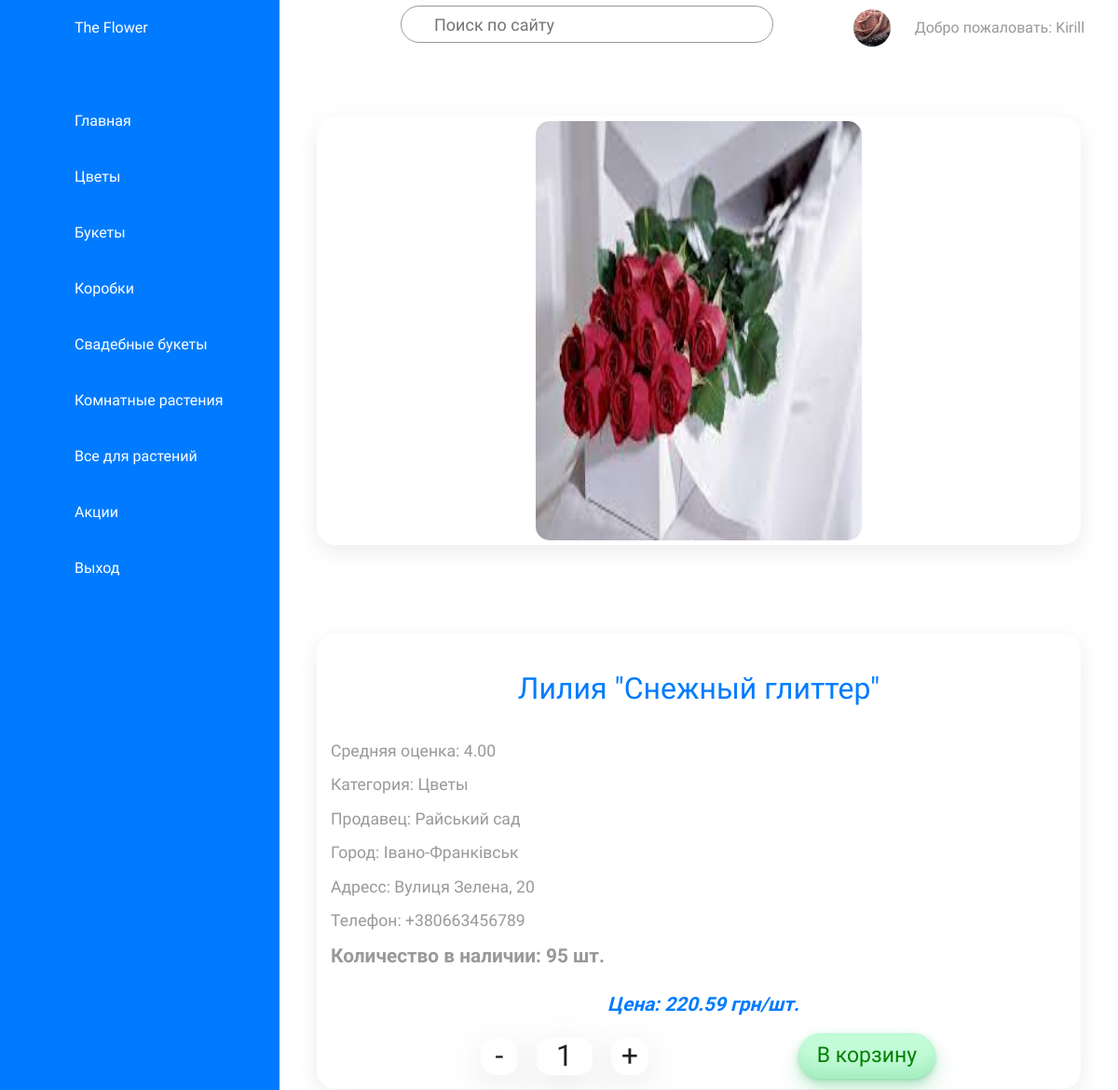
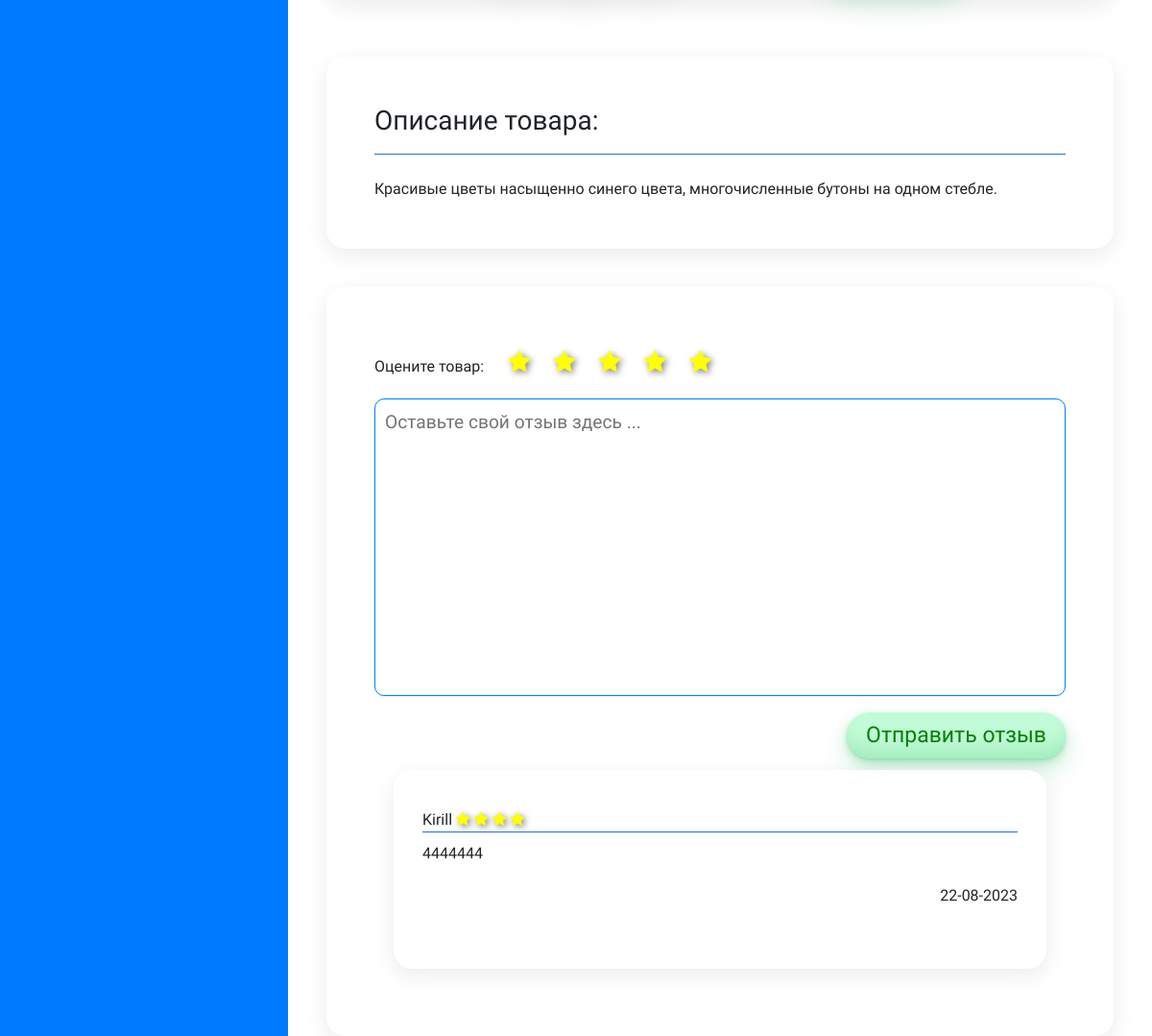
/category/details/143/16/ (signed in), run on the app's committed database (2 pictures, top to bottom).
### products/models.py (models this page shows, shortened)
class Category(models.Model):
    category = models.CharField(max_length=200)
    image = models.ImageField(upload_to='categories', blank=True, null=True)
    icon = models.CharField(max_length=50)
    def __str__(self):
        return self.category
    class Meta:
        verbose_name = "category"
        verbose_name_plural = "categories"

class Product(models.Model):
    title = models.CharField(max_length=200)
    description = models.TextField(blank=True, null=True)
    amount = models.PositiveIntegerField()
    price = models.DecimalField(max_digits=10, decimal_places=2)
    image = models.ImageField(upload_to='products', blank=True, null=True)
    shop_id = models.ForeignKey('shops.Shop', on_delete=models.CASCADE)
    category_id = models.ForeignKey(Category, on_delete=models.CASCADE)
    class Meta:
        verbose_name = "product"
        verbose_name_plural = "products"

class Review(models.Model):
    review = models.TextField(blank=True, null=True)
    stars = models.PositiveSmallIntegerField()
    date = models.DateField(auto_now_add=True, blank=True)
    shop_id = models.ForeignKey('shops.Shop', on_delete=models.CASCADE)
    product_id = models.ForeignKey(Product, on_delete=models.CASCADE)
    user_id = models.ForeignKey('users.CustomUser', on_delete=models.CASCADE)
    class Meta:
        verbose_name = "review"
        verbose_name_plural = "reviews"
        ordering = ["-date"]

### users/models.py (models this page shows)
class CustomUser(AbstractUser):
    STATUS = (
        ('customer', 'customer'),
        ('owner', 'owner'),
        ('cashier', 'cashier'),
    )
    email = models.EmailField(unique=True)
    status = models.CharField(max_length=64, choices=STATUS, default='customer')
    phone = models.CharField(max_length=20, null=True)
    image = models.ImageField(upload_to='users', blank=True, null=True)
    def __str__(self):
        return self.username

### shops/models.py (models this page shows)
class Shop(models.Model):
    name = models.CharField(max_length=200)
    city = models.CharField(max_length=200)
    district = models.CharField(max_length=200)
    country = models.CharField(max_length=200)
    address = models.TextField(blank=True, null=True)
    phone = models.CharField(max_length=20)
    email = models.EmailField()
    social = models.JSONField(default=social_default_value)
    image = models.ImageField(upload_to='shops', blank=True, null=True)
    slug = models.SlugField(default='', null=False)
    def __str__(self):
        return self.name
    class Meta:
        verbose_name = "shop"
        verbose_name_plural = "shops"
        ordering = ('city',)

### products/views.py (the view, shortened to what this page needs)
# urls.py: path("details/<int:pk>/<int:shop_id>/", views.details, name="details"),
def details(request, pk, shop_id):
    cat = Category.objects.all()
    prod = Product.objects.filter(pk=pk)
    reviews = Review.objects.filter(product_id=pk)
    shop = Shop.objects.get(pk=shop_id)
    avg_stars = reviews.aggregate(Avg('stars'))
    context = {'products': prod,'categories': cat, 'shop_id': shop_id, 'reviews': reviews, 'stars': avg_stars}
    form = SendReview()
    context['formReview'] = form
    return render(request, "products/products_details.html", context=context)

### products/forms.py
class SendReview(forms.ModelForm):
    review = forms.CharField(
        max_length=2000,
        widget=forms.Textarea(attrs={'placeholder':'Оставьте свой отзыв здесь ... '}),
        label='',
    )
    class Meta:
        model = Review
        fields = ['review']

### products/templatetags/stars_range.py (called while the page is built)
@register.filter(name="stars_range")
def stars_range(value):
    return range(value)

### products/templates/products/products_details.html (shortened to what this page needs)
{% extends "shops/base.html" %}
{% load static %}
{% load stars_range %}
{% block extra_head %}
    <link rel="stylesheet" href='{%static "css/product_details.css" %}' />
    <link rel="stylesheet" href="https://stackpath.bootstrapcdn.com/font-awesome/4.7.0/css/font-awesome.min.css">
{% endblock %}
{% block navigation %}
  {% for category in categories %}
  <li class="nonauth">
    <a href="{% url 'prodcategory' category_id=category.pk  shop_id=shop_id %} ">
      <span class="icon"><ion-icon name={{category.icon}}></ion-icon></span>
      <span class="title">{{category.category}}</span>
    </a>
  </li>
  {% endfor %}
{% endblock %}
{% block content %}
    <div class="detail">
        <div class="imageCard">
            <img src="{{products.first.image.url}}" alt="">
        </div>
        <div class="info">
            <div class="title">{{products.first.title}}</div>
            <div class="rating">Средняя оценка: {{stars.stars__avg|floatformat:2}}</div>
            <div class="category">Категория: {{products.first.category_id}}</div>
            <div class="shop">Продавец: {{products.first.shop_id}}</div>
            <div class="city">Город: {{products.first.shop_id.city}}</div>
            <div class="address">Адресс: {{products.first.shop_id.address}}</div>
            <div class="phone">Телефон: {{products.first.shop_id.phone}}</div>
            <div class="amount">Количество в наличии: {{products.first.amount}} шт.</div>
            <div class="price">Цена: {{products.first.price}} грн/шт.</div>
            <div class="buttonCart">
                <div class="count">
                  <div class="minus prevent-select">-</div>
                  <div class="number" data-amount="{{products.first.amount}}">1</div>
                  <div class="plus prevent-select">+</div>
                </div>
                <button type="submit">В корзину</button>
            </div>
        </div>
    </div>
        <div class="description">
            <h3>Описание товара:</h3>
            <hr align="center" width=auto size="3" color="#287bff" />
            <br>
            <span>{{products.first.description}}</span>
        </div>
        <div class="reviewArea">
            <form method="POST">
            <div class="stars">
                <div class="titleStars">Оцените товар:</div>
                <ul class="prevent-selected">
                    <li><label for="stars_1"><i class="rating__star fa fa-star" aria-hidden="true"></i></label><input type="radio" name="ratings" id="stars_1" value="1"></li>
                    <li><label for="stars_2"><i class="rating__star fa fa-star" aria-hidden="true"></i></label><input type="radio" name="ratings" id="stars_2" value="2"></li>
                    <li><label for="stars_3"><i class="rating__star fa fa-star" aria-hidden="true"></i></label><input type="radio" name="ratings" id="stars_3" value="3"></li>
                    <li><label for="stars_4"><i class="rating__star fa fa-star" aria-hidden="true"></i></label><input type="radio" name="ratings" id="stars_4" value="4"></li>
                    <li><label for="stars_5"><i class="rating__star fa fa-star" aria-hidden="true"></i></label><input type="radio" name="ratings" id="stars_5" value="5" checked="checked"></li>
                </ul>
            </div>
            <div class="sendReviews">
                {{formReview}}
                <div class="buttonSubmit">
                    <button type="submit" name="sendRewiew">Отправить отзыв</button>
                </div>
            </div>
            </form>
            <div class="review">
                {% for review in reviews %}
                <div class="userName">{{review.user_id}}
                    {% for i in review.stars|stars_range %}
                        <i class="rating__star fa fa-star" aria-hidden="true"></i>
                    {% endfor %}
                <hr align="center" width=auto size="3" color="#287bff" />
                <div class="userReview">{{review.review}}</div>
                <div class="dateReview">{{review.date|date:"d-m-Y"}}</div>
                <br>
                {% empty %}
                <div class="review">
                    <div class="userName">По этому товару еще нет отзывов... Будьте первым</div>
                    <hr align="center" width=auto size="3" color="#287bff" />
                </div>
                {% endfor %}
            </div>
        </div>
{% endblock %}

### shops/templates/shops/base.html (shortened to what this page needs)
{% load static %}
<!DOCTYPE html>
<html>
<head>
	<link rel="stylesheet" type="text/css" href='{%static "css/base.css" %}'>
	<link rel="stylesheet" href="https://maxcdn.bootstrapcdn.com/bootstrap/4.0.0-beta/css/bootstrap.min.css">
	{% block extra_head %}{% endblock %}
</head>
<body>
	<div class="contanier">
		<div class="navigation" onclick="cityHide()">
			<ul>
				<li>
					<a href="#">
						<span class="icon"></span>
						<span class="title">The Flower</span>
					</a>
				</li>
				<li>
					<a href="\">
						<span class="icon"></span>
						<span class="title">Главная</span>
					</a>
				</li>
				{% block navigation %}
				{% endblock %}
				{% if request.user.is_authenticated  %}
					<li>
						<a href="{%url 'logout'%}">
							<span class="icon"></span>
							<span class="title">Выход</span>
						</a>
					</li>
				{% endif %}
			</ul>
		</div>
		<div class="main">
			<div class="topbar">
				<div class="toggle">
				</div>
				<div class="search prevent-select">
					<label>
						<input type="text" placeholder="Поиск по сайту">
					</label>
				</div>
				<div class="username prevent-select">
					{% if request.user.is_authenticated %}
					<div class="user">
						<a href="{% url 'profile' pk=request.user.pk %}">
						{% if request.user.image%}
						<img src="{{request.user.image.url}}" alt="">
						{% else %}
						<img src="/media/users/avatar.jpg" alt="">
						{% endif %}
						</a>
					</div>
					Добро пожаловать: {{request.user.username}}
					{%  else %}
					<a href="{% url 'login' %}">Войдите</a> или <a href="{% url 'register' %}">зарегестрируйтесь</a>
					{% endif %}
				</div>
			</div>
			<div class="content">
				{% block content %}
				{% endblock %}
			</div>
	</div>
</div>
</body>
</html>

### shops/static/css/base.css (style rules this page uses)
* { margin: 0; padding: 0; box-sizing: border-box; font-family: 'Ubuntu', sans-serif; }
:root { --blue: #287bff; --white: #fff; --grey: #f5f5f5; --black1: #222; --black2: #999; --blue1: #84b2fa; --green: #47eb0c; }
body { min-height: 100vh; overflow-x: hidden; }
a { text-decoration: none; }
.contanier { position: relative; width: 100%; }
.navigation { position: fixed; width: 300px; height: 100%; background: var(--blue); border-left: 10px solid var(--blue); transition: 0.5s; overflow: hidden; }
.navigation ul { position: absolute; top: 0; left: 0; width: 100%; }
.navigation ul li { position: relative; width: 100%; list-style: none; border-top-left-radius: 30px; border-bottom-left-radius: 30px; }
.navigation ul li:nth-child(1) { margin-bottom: 40px; pointer-events: none; }
.navigation ul li a { position: relative; display: block; width: 100%; display: flex; text-decoration: none; color: var(--white); }
.navigation ul li a .icon { position: relative; display: block; min-width: 60px; height: 60px; line-height: 70px; text-align: center; }
.navigation ul li a .title { position: relative; display: block; padding: 0 10px; height: 60px; line-height: 60px; text-align: start; white-space: nowrap; }
.prevent-select { -webkit-user-select: none; -ms-user-select: none; user-select: none; }
.main { position: absolute; width: calc(100% - 300px); left: 300px; height: calc(100% - 100px); background: var(--white); transition: 0.5s; }
.topbar { width: 100%; height: 60px; display: flex; justify-content: space-between; align-items: center; padding: 0 10px; }
.topbar .username a { text-decoration: none; color: var(--blue); font-size: 1.1em; }
.toggle { position: relative; top: 0; width: 60px; height: 60px; display: flex; justify-content: center; align-items: center; font-size: 2.5em; cursor: pointer; }
.search { position: relative; width: 400px; margin: 0 10px; }
.search label { position: relative; width: 100%; }
.search label input { width: 100%; height: 40px; border-radius: 40px; padding: 5px 20px; padding-left: 35px; font-size: 18px; outline: none; border: 1px solid var(--black2); }
.username { display: flex; position: relative; color: var(--black2); flex-direction: row; align-items: center; width: 300px; justify-content: space-evenly; text-align: center; }
.user { position: relative; width: 40px; height: 40px; border-radius: 50%; overflow: hidden; cursor: pointer; }
.user img { position: absolute; top: 0; left: 0; width: 100%; height: 100%; object-fit: cover; }

### data on the page
Category: category "Цветы"
Category: category "Букеты"
Category: category "Коробки"
Category: category "Свадебные букеты"
Category: category "Комнатные растения"
Category: category "Все для растений"
Category: category "Акции"
CustomUser: user.image (picture), user.username "Kirill"
Product: first.image (picture), first "Лилия \"Снежный глиттер\"", first.category_id "Цветы", first.shop_id "Райський сад", first.shop_id.city "Івано-Франківськ", first.shop_id.address "Вулиця Зелена, 20", first.shop_id.phone "+380663456789", first.amount "95", first.price "220.59", first.description "Красивые цветы насыщенно синего цвета, многочисленные бутоны на одном стебле."
Review: user_id "Kirill", stars 4 (drawn), review "4444444", date "22-08-2023"

### other printed values
{{ stars.stars__avg|floatformat:2 }} "4.00"
